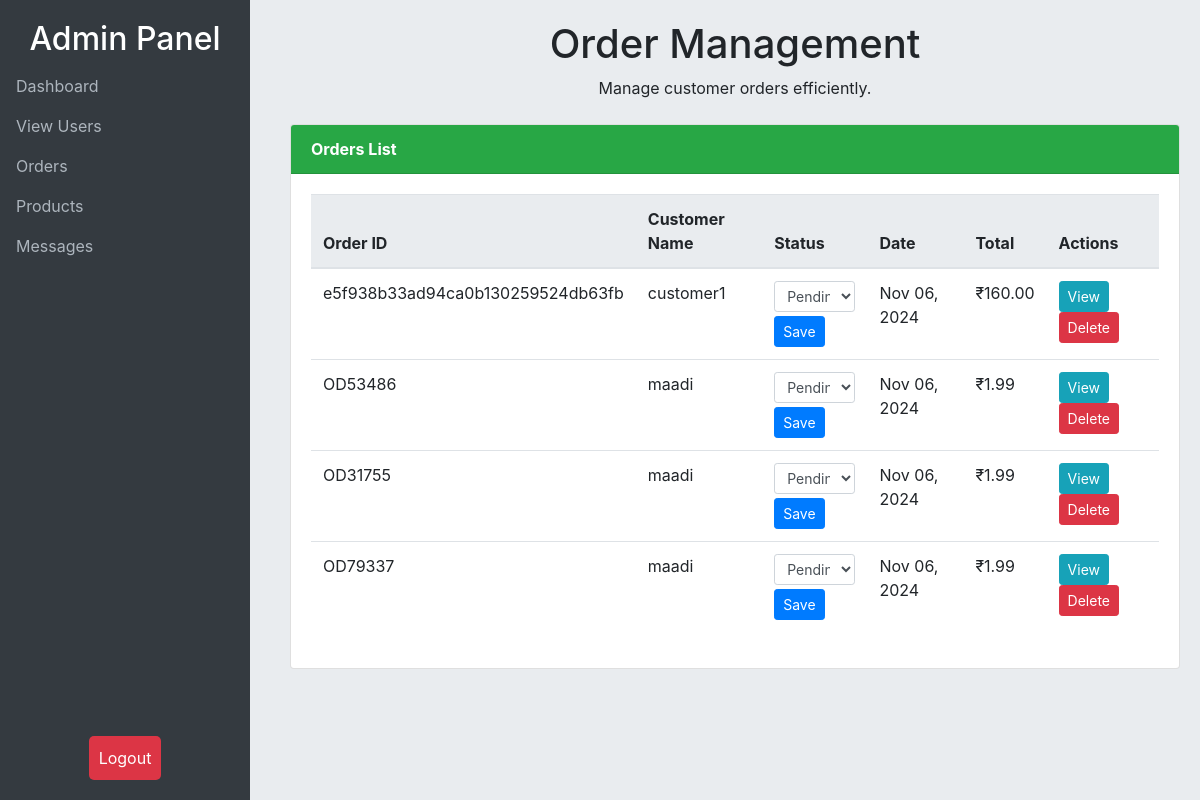
The app's page /custom_admin/orders/ (signed in), older data.
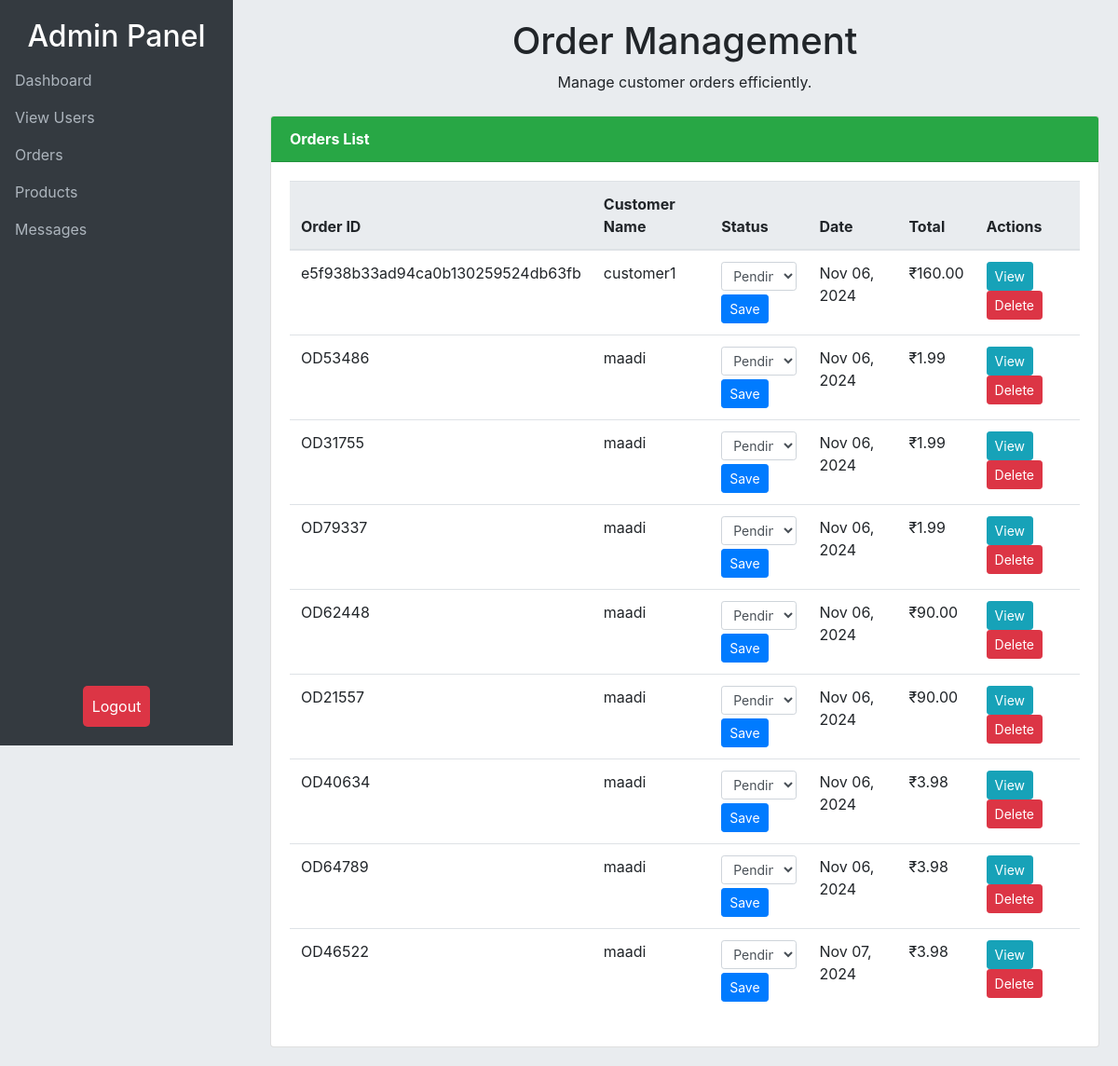
The same page, newer data.
### shop/models.py (models this page shows, shortened)
class Order(models.Model):
    order_id = models.CharField(max_length=10, unique=True, editable=False)  # Format: ODxxxxx
    user = models.ForeignKey(User, on_delete=models.CASCADE)
    state = models.CharField(max_length=100, default=" ")
    total_price = models.DecimalField(max_digits=10, decimal_places=2)
    created_at = models.DateTimeField(auto_now_add=True)
    updated_at = models.DateTimeField(auto_now=True)
    status = models.CharField(max_length=20, default='Pending')
    cart = models.ForeignKey('Cart', on_delete=models.CASCADE, null=True)
    delivery_time = models.TextField(max_length=255, null=True)

### custom_admin/views.py (the view)
# urls.py: path('orders/', manage_orders, name='manage_orders'),
@login_required
def manage_orders(request):
    order_id = request.GET.get('order_id')
    status = request.GET.get('status')
    orders = Order.objects.all()
    if order_id:
        orders = orders.filter(id=order_id)
    if status:
        orders = orders.filter(status=status)
    total_orders = orders.count()
    pending_orders = orders.filter(status='Pending').count()
    completed_orders = orders.filter(status='Completed').count()
    context = {
        'orders': orders,
        'total_orders': total_orders,
        'pending_orders': pending_orders,
        'completed_orders': completed_orders,
    }
    return render(request, 'order_list.html', context)

### templates/order_list.html (shortened to what this page needs)
<!DOCTYPE html>
<html lang="en">
<head>
    <link rel="stylesheet" href="https://stackpath.bootstrapcdn.com/bootstrap/4.5.2/css/bootstrap.min.css">
</head>
<body>
    <div class="sidebar">
        <h2 class="text-center">Admin Panel</h2>
        <ul class="nav flex-column">
            <li class="nav-item">
                <a class="nav-link active" href="">Dashboard</a>
            </li>
            <li class="nav-item">
                <a class="nav-link" href="{% url 'manage_users' %}" data-toggle="tooltip"
                    title="Manage user accounts and roles">View Users</a>
            </li>
            <li class="nav-item">
                <a class="nav-link" href="{% url 'manage_orders' %}" data-toggle="tooltip"
                    title="View and manage orders">Orders</a>
            </li>
            <li class="nav-item">
                <a class="nav-link" href="{% url 'manage_products' %}" data-toggle="tooltip"
                    title="Manage product listings">Products</a>
            </li>
            <li class="nav-item">
                <a class="nav-link" href="{% url 'view_messages' %}" data-toggle="tooltip"
                    title="Manage product listings">Messages</a>
            </li>
            <li class="nav-item logout-btn">
                <form action="{% url 'logout' %}" method="post">
                    <button type="submit" class="btn logout-button">Logout</button>
                </form>
            </li>
        </ul>
    </div>
    <div class="content">
        <h1 class="text-center">Order Management</h1>
        <p class="text-center">Manage customer orders efficiently.</p>
        <div class="card mt-4">
            <div class="card-header">Orders List</div>
            <div class="card-body">
                <table class="table table-hover">
                    <thead>
                        <tr>
                            <th>Order ID</th>
                            <th>Customer Name</th>
                            <th>Status</th>
                            <th>Date</th>
                            <th>Total</th>
                            <th>Actions</th>
                        </tr>
                    </thead>
                    <tbody>
                        {% for order in orders %}
                        <tr id="order-row-{{ order.id }}">
                            <td>{{ order.order_id }}</td>
                            <td>{{ order.user.username }}</td>
                            <td>
                                <select id="status-dropdown-{{ order.id }}" class="form-control form-control-sm">
                                    <option value="Pending" {% if order.status == 'Pending' %}selected{% endif %}>Pending</option>
                                </select>
                                <button class="btn btn-primary btn-sm mt-1" onclick="saveStatus('{{ order.id }}')">Save</button>
                            </td>
                            <td>{{ order.created_at|date:"M d, Y" }}</td>
                            <td>₹{{ order.total_price|floatformat:2 }}</td>
                            <td>
                                <button onclick="loadOrderDetails('{{ order.id }}')"
                                    class="btn btn-info btn-sm">View</button>
                                <button onclick="deleteOrder('{{ order.id }}')"
                                    class="btn btn-danger btn-sm">Delete</button>
                            </td>
                        </tr>
                        {% empty %}
                        <tr>
                            <td colspan="6" class="text-center">No orders found.</td>
                        </tr>
                        {% endfor %}
                    </tbody>
                </table>
            </div>
        </div>
    </div>
</body>
</html>

Row changes from the older to the newer data that the page shows:
added Order: order_id "OD62448", user.username "maadi", status+id "Pending", created_at "Nov 06, 2024", total_price "90.00"
added Order: order_id "OD21557", user.username "maadi", status+id "Pending", created_at "Nov 06, 2024", total_price "90.00"
added Order: order_id "OD40634", user.username "maadi", status+id "Pending", created_at "Nov 06, 2024", total_price "3.98"
added Order: order_id "OD64789", user.username "maadi", status+id "Pending", created_at "Nov 06, 2024", total_price "3.98"
added Order: order_id "OD46522", user.username "maadi", status+id "Pending", created_at "Nov 07, 2024", total_price "3.98"
